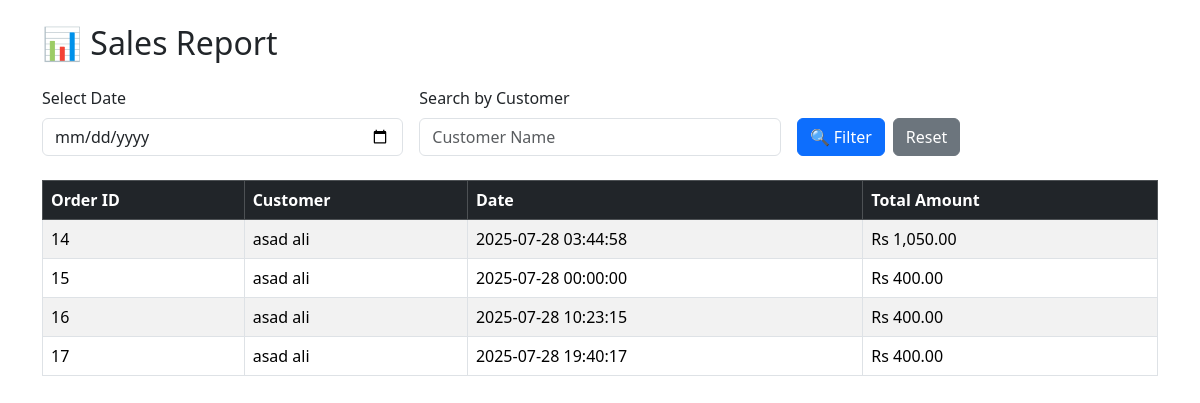
/dashboard/reports/sales_report.php?date=2025-07-28 00:00:00, run on the app's committed database.
### tables this page shows
CREATE TABLE `orders` (
  `order_id` int(11) NOT NULL,
  `customer_id` int(11) DEFAULT NULL,
  `order_date` datetime DEFAULT current_timestamp(),
  `delivery_date` date DEFAULT NULL,
  `status` enum('pending','processing','ready','delivered','cancelled') DEFAULT 'pending',
  `total_amount` decimal(10,2) DEFAULT NULL,
  `notes` text DEFAULT NULL
);

CREATE TABLE `customers` (
  `customer_id` int(11) NOT NULL,
  `full_name` varchar(100) NOT NULL,
  `username` varchar(100) DEFAULT NULL,
  `email` varchar(100) DEFAULT NULL,
  `password` varchar(255) NOT NULL,
  `phone` varchar(20) DEFAULT NULL,
  `address` text DEFAULT NULL,
  `loyalty_points` int(11) DEFAULT 0,
  `is_active` tinyint(1) DEFAULT 1,
  `last_login` datetime DEFAULT NULL,
  `created_at` timestamp NOT NULL DEFAULT current_timestamp()
);

### dashboard/reports/sales_report.php (the view, shortened to what this page needs)
<?php
$baseURL = '/bakery';
$projectRoot = $_SERVER['DOCUMENT_ROOT'] . $baseURL;
require_once $projectRoot . '/includes/db_connect.php';
$date = $_GET['date'] ?? date('Y-m-d');
$searchCustomer = $_GET['customer'] ?? '';
$sql = "SELECT o.order_id, o.order_date, c.full_name, o.total_amount
        FROM orders o
        JOIN customers c ON o.customer_id = c.customer_id
        WHERE DATE(order_date) = ?";
$stmt = $conn->prepare($sql);
if (!empty($searchCustomer)) {
    $like = '%' . $searchCustomer . '%';
    $stmt->bind_param('ss', $date, $like);
} else {
    $stmt->bind_param('s', $date);
}
$stmt->execute();
$result = $stmt->get_result();
?>
<link href="https://cdn.jsdelivr.net/npm/bootstrap@5.3.3/dist/css/bootstrap.min.css" rel="stylesheet">
<div class="container mt-4">
    <h2 class="mb-4">📊 Sales Report</h2>
    <form method="get" class="row g-3 mb-4">
        <div class="col-md-4">
            <label for="date" class="form-label">Select Date</label>
            <input type="date" class="form-control" name="date" id="date" value="<?= htmlspecialchars($date) ?>">
        </div>
        <div class="col-md-4">
            <label for="customer" class="form-label">Search by Customer</label>
            <input type="text" class="form-control" name="customer" id="customer" value="<?= htmlspecialchars($searchCustomer) ?>" placeholder="Customer Name">
        </div>
        <div class="col-md-4 d-flex align-items-end">
            <button type="submit" class="btn btn-primary">🔍 Filter</button>
            <a href="sales_reports.php" class="btn btn-secondary ms-2">Reset</a>
        </div>
    </form>
    <div class="table-responsive">
        <table class="table table-bordered table-striped align-middle">
            <thead class="table-dark">
                <tr>
                    <th>Order ID</th>
                    <th>Customer</th>
                    <th>Date</th>
                    <th>Total Amount</th>
                </tr>
            </thead>
            <tbody>
                <?php if ($result->num_rows > 0): ?>
                    <?php while ($row = $result->fetch_assoc()): ?>
                        <tr>
                            <td><?= $row['order_id'] ?></td>
                            <td><?= $row['full_name'] ?></td>
                            <td><?= $row['order_date'] ?></td>
                            <td>Rs <?= number_format($row['total_amount'], 2) ?></td>
                        </tr>
                    <?php endwhile; ?>
                <?php else: ?>
                    <tr>
                        <td colspan="4" class="text-center text-muted">No sales found for this criteria.</td>
                    </tr>
                <?php endif; ?>
            </tbody>
        </table>
    </div>
</div>

### data on the page
orders: order_id "14", customer.full_name "asad ali", order_date "2025-07-28 03:44:58", total_amount "1,050.00"
orders: order_id "15", customer.full_name "asad ali", order_date "2025-07-28 00:00:00", total_amount "400.00"
orders: order_id "16", customer.full_name "asad ali", order_date "2025-07-28 10:23:15", total_amount "400.00"
orders: order_id "17", customer.full_name "asad ali", order_date "2025-07-28 19:40:17", total_amount "400.00"
